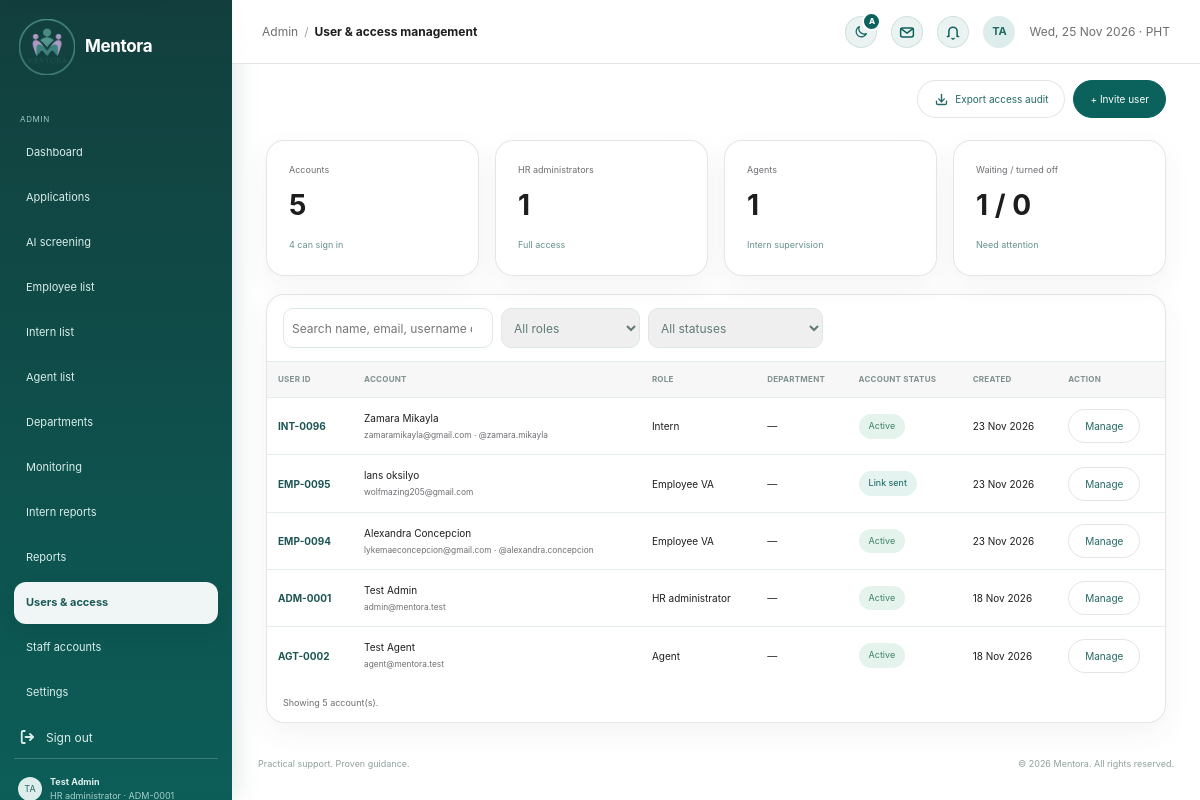
Screenshot of /admin/user&access_management.php (signed in) with the database file from the repository.
### tables this page shows
CREATE TABLE `users` (
  `id` int(10) UNSIGNED NOT NULL,
  `user_code` varchar(20) DEFAULT NULL,
  `first_name` varchar(80) NOT NULL,
  `last_name` varchar(80) NOT NULL,
  `email` varchar(190) NOT NULL,
  `email_verified_at` datetime DEFAULT NULL,
  `username` varchar(40) DEFAULT NULL,
  `pathway` enum('employee_va','internship') NOT NULL,
  `pathway_chosen_at` datetime DEFAULT current_timestamp(),
  `password_hash` varchar(255) NOT NULL,
  `role` enum('applicant','agent','admin') NOT NULL DEFAULT 'applicant',
  `status` enum('pending','approved','active','rejected','disabled') NOT NULL DEFAULT 'active',
  `presence` enum('active','busy','offline') NOT NULL DEFAULT 'active',
  `last_seen_at` datetime DEFAULT NULL,
  `department_id` int(10) UNSIGNED DEFAULT NULL,
  `agent_id` int(10) UNSIGNED DEFAULT NULL,
  `referred_by` int(10) UNSIGNED DEFAULT NULL,
  `avatar_path` varchar(190) DEFAULT NULL,
  `created_at` timestamp NOT NULL DEFAULT current_timestamp(),
  `updated_at` timestamp NOT NULL DEFAULT current_timestamp() ON UPDATE current_timestamp()
);

### includes/workflow.php (called while the page is built, shortened)
<?php
require_once __DIR__ . '/../config/db.php';
require_once __DIR__ . '/auth_check.php';
require_once __DIR__ . '/ui_icons.php';
function mentora_h(mixed $value): string
{
    return htmlspecialchars((string) $value, ENT_QUOTES | ENT_SUBSTITUTE, 'UTF-8');
}
function mentora_pathway_folder(string $pathway): string
{
    return in_array($pathway, ['internship', 'intern'], true) ? 'intern' : 'employee';
}
function mentora_pathway_label(string $pathway): string
{
    return mentora_pathway_folder($pathway) === 'intern' ? 'Intern' : 'Employee VA';
}
    ?>

### admin/user&access_management.php (the view, shortened to what this page needs)
<?php
require_once __DIR__ . '/../includes/workflow.php';
$pageTitle = 'User & access management';
$activePage = 'user&access_management.php';
require __DIR__ . '/../includes/admin_layout.php';
$users = $pdo->query("SELECT u.id,
        u.user_code,
        u.username,
        u.first_name,
        u.last_name,
        u.email,
        u.role,
        u.pathway,
        u.status,
        u.created_at,
        d.name AS department_name
    FROM users u
    LEFT JOIN departments d ON d.id = u.department_id
    ORDER BY u.created_at DESC")
    ->fetchAll();
$statusBadge = [
    'active' => ['', 'Active'],
    'pending' => ['warn', 'Waiting for confirmation'],
    'approved' => ['info', 'Link sent'],
    'rejected' => ['warn', 'Declined'],
    'disabled' => ['warn', 'Turned off']
];
$roleLabel = static fn(array $u): string => match ($u['role']) { 'admin' => 'HR administrator', 'agent' => 'Agent', default => mentora_pathway_label($u['pathway']) };
$count = static fn(string $key, string $value): int => count(array_filter($users, static fn($u) => $u[$key] === $value));
?>
<div class="admin-heading">
    <div class="admin-actions">
        <a class="admin-btn" href="export.php?type=users"><?= mentora_icon('download') ?>Export access audit</a><a class="admin-btn primary" href="user_edit.php?new=1">+ Invite user</a>
    </div>
</div>
<div class="metric-grid">
    <div class="metric-card">
        <small>Accounts</small><strong><?= count($users) ?></strong><span><?= $count('status', 'active') ?> can sign in</span>
    </div>
    <div class="metric-card">
        <small>HR administrators</small><strong><?= $count('role', 'admin') ?></strong><span>Full access</span>
    </div>
    <div class="metric-card">
        <small>Agents</small><strong><?= $count('role', 'agent') ?></strong><span>Intern supervision</span>
    </div>
    <div class="metric-card">
        <small>Waiting / turned off</small><strong><?= $count('status', 'pending') + $count('status', 'approved') ?> / <?= $count('status', 'disabled') ?></strong><span>Need attention</span>
    </div>
</div>
<section class="admin-panel data-panel">
    <div class="table-toolbar" data-table-filter="access-table">
        <input type="search" data-filter="search" placeholder="Search name, email, username or ID" aria-label="Search accounts">
        <select data-filter="role" aria-label="Role">
            <option value="all">All roles</option>
        </select>
        <select data-filter="status" aria-label="Status">
            <option value="all">All statuses</option>
            <?php foreach ($statusBadge as $key => [, $label]): ?>
            <option value="<?= $key ?>"><?= $label ?></option>
            <?php endforeach; ?></select>
    </div>
    <table class="admin-table" id="access-table">
        <thead>
            <tr>
                <th>User ID</th>
                <th>Account</th>
                <th>Role</th>
                <th>Department</th>
                <th>Account status</th>
                <th>Created</th>
                <th>Action</th>
            </tr>
        </thead>
        <tbody>
        <?php foreach ($users as $user): [$badgeClass, $badgeText] = $statusBadge[$user['status']] ?? ['', ucfirst((string) $user['status'])]; $roleKey = $user['role'] === 'applicant' ? mentora_pathway_folder($user['pathway']) : $user['role']; ?>
            <tr data-role="<?= $roleKey ?>" data-status="<?= $user['status'] ?>">
                <td><?= mentora_h($user['user_code']) ?></td>
                <td><?= mentora_h($user['first_name'] . ' ' . $user['last_name']) ?><br><small><?= mentora_h($user['email']) ?><?= $user['username'] ? ' · @' . mentora_h($user['username']) : '' ?></small>
                </td>
                <td><?= mentora_h($roleLabel($user)) ?></td>
                <td><?= mentora_h($user['department_name'] ?? '—') ?></td>
                <td><span class="badge <?= $badgeClass ?>"><?= mentora_h($badgeText) ?></span></td>
                <td><?= mentora_h(date('d M Y', strtotime($user['created_at']))) ?></td>
                <td><a class="admin-btn" href="user_edit.php?id=<?= (int) $user['id'] ?>">Manage</a></td>
            </tr>
        <?php endforeach; ?>
    </tbody></table>
    <div class="table-note">Showing <span data-filter-count="access-table"><?= count($users) ?></span> account(s).</div>
</section>
<?php require __DIR__ . '/../includes/admin_footer.php'; ?>

### includes/admin_layout.php (shortened to what this page needs)
<?php
require_once __DIR__ . '/../config/db.php';
require_once __DIR__ . '/auth_check.php';
mentora_require_login(['admin']);
if (!isset($e) || !is_callable($e)) {
    $e = static fn($value): string => htmlspecialchars((string)$value, ENT_QUOTES | ENT_SUBSTITUTE, 'UTF-8');
}
$pageTitle  = $pageTitle ?? 'Admin | Mentora';
$activePage = $activePage ?? '';
$adminUser = (isset($_SESSION['user']) && is_array($_SESSION['user']))
    ? $_SESSION['user']
    : ['name' => 'HR Administrator'];
$adminName = trim((string)($adminUser['name'] ?? '')) ?: 'HR Administrator';
$adminCode = (string)($adminUser['user_code'] ?? '');
$crumbTitle = trim(explode('|', $pageTitle)[0]);
$initials = '';
foreach (array_slice(preg_split('/\s+/', $adminName) ?: [], 0, 2) as $part) {
    $initials .= mb_strtoupper(mb_substr($part, 0, 1));
}
$initials = $initials !== '' ? $initials : 'HR';
$avatarUrl = mentora_avatar_url($adminUser['avatar_path'] ?? null, '../');
$now = new DateTimeImmutable('now', new DateTimeZone('Asia/Manila'));
$adminNav = [
    'dashboard.php'              => 'Dashboard',
    'applications.php'           => 'Applications',
    'screening.php'              => 'AI screening',
    'employee_list.php'          => 'Employee list',
    'intern_list.php'            => 'Intern list',
    'agent_list.php'             => 'Agent list',
    'department.php'             => 'Departments',
    'monitoring.php'             => 'Monitoring',
    'intern_reports.php'         => 'Intern reports',
    'consolidated_report.php'    => 'Reports',
    'user&access_management.php' => 'Users & access',
    'staff_accounts.php'         => 'Staff accounts',
    'settings.php'               => 'Settings',
];
?>
<!doctype html>
<html lang="en">
<head>
    <link rel="stylesheet" href="../assets/css/style.css?v=44">
    <link rel="stylesheet" href="../assets/css/admin.css?v=11">
    <link rel="stylesheet" href="../assets/css/settings.css?v=31">
    <link rel="stylesheet" href="../assets/css/theme.css?v=10">
    <link rel="stylesheet" href="../assets/css/dialog.css?v=2">
</head>
<body class="admin-body admin-workspace">
    <aside class="admin-sidebar">
        <a class="admin-brand"
            href="<?= $e(basename((string) ($_SERVER['SCRIPT_NAME'] ?? 'dashboard.php'))) ?>"
            aria-label="Mentora, <?= $e($crumbTitle) ?>"
            aria-current="page">
            <img src="../assets/images/mentora-logo.png" alt="Mentora">
            <span>Mentora</span>
        </a>
        <nav class="admin-nav" id="workspace-nav" aria-label="Admin navigation">
            <small class="nav-label">ADMIN</small>
            <?php foreach ($adminNav as $file => $label): ?>
                <a class="<?= $activePage === $file ? 'active' : '' ?>"
                    href="<?= $e($file) ?>"
                    <?= $activePage === $file ? 'aria-current="page"' : '' ?>>
                    <span aria-hidden="true"></span><?= $e($label) ?>
                </a>
            <?php endforeach; ?>
        </nav>
        <div class="sidebar-bottom">
            <a class="sidebar-signout" href="../auth/signout.php"><span>Sign out</span></a>
            <a class="profile-chip" href="settings.php" aria-label="Open profile settings">
                <?= mentora_avatar($avatarUrl, $initials) ?>
                <div>
                    <strong><?= $e($adminName) ?></strong>
                    <small>HR administrator<?= $adminCode !== '' ? ' · ' . $e($adminCode) : '' ?></small>
                </div>
            </a>
        </div>
    </aside>
    <div class="admin-main">
        <header class="admin-topbar">
            <nav class="crumbs" aria-label="Breadcrumb">
                <ol>
                    <li><a href="dashboard.php">Admin</a></li>
                    <li><span aria-current="page"><?= $e($crumbTitle) ?></span></li>
                </ol>
            </nav>
            <span class="topbar-actions">
                <?php $themeToggleClass = 'header-icon-link'; require __DIR__ . '/theme_toggle.php'; ?>
                <?php require __DIR__ . '/message_panel.php'; ?>
                <?php require __DIR__ . '/notification_panel.php'; ?>
                <a class="header-avatar-link<?= $avatarUrl ? ' has-photo' : '' ?>"
                    href="settings.php#profile"
                    aria-label="Profile"
                    title="Profile"><?= $avatarUrl ? '<img class="avatar-img" src="' . $e($avatarUrl) . '" alt="">' : $e($initials) ?></a>
                <span class="topbar-date"><?= $e($now->format('D, d M Y')) ?> · PHT</span>
            </span>
        </header>
        <main class="admin-content" id="main-content" tabindex="-1">

### assets/css/settings.css (style rules this page uses)
body { --ui-radius-card: 18px; --ui-radius-control: 999px; --ui-radius-item: 12px; --settings-card-solid: #fff; }
.admin-table td small { color: var(--workspace-muted, #6e6e73); }
.sidebar-bottom > a.sidebar-signout { display: flex; align-items: center; gap: 10px; }
.sidebar-signout .signout-icon { flex-shrink: 0; }
.admin-btn:has(.btn-icon) { display: inline-flex; align-items: center; justify-content: center; gap: 6px; }

### rows the page displays
users: user_code "ADM-0001", first_name+last_name "Test Admin", email "admin@mentora.test", role "HR administrator", department_name "—", badgeText "Active", created_at "18 Nov 2026"
users: user_code "INT-0096", first_name+last_name "Zamara Mikayla", email "zamaramikayla@gmail.com", username "zamara.mikayla", mentora_h($roleLabel($user)) "Intern", department_name "—", badgeText "Active", created_at "23 Nov 2026"
users: user_code "EMP-0095", first_name+last_name "lans oksilyo", email "wolfmazing205@gmail.com", mentora_h($roleLabel($user)) "Employee VA", department_name "—", badgeText "Link sent", created_at "23 Nov 2026"
users: user_code "EMP-0094", first_name+last_name "Alexandra Concepcion", email "lykemaeconcepcion@gmail.com", username "alexandra.concepcion", mentora_h($roleLabel($user)) "Employee VA", department_name "—", badgeText "Active", created_at "23 Nov 2026"
users: user_code "AGT-0002", first_name+last_name "Test Agent", email "agent@mentora.test", role "Agent", department_name "—", badgeText "Active", created_at "18 Nov 2026"

### other values shown
$e($label) "Dashboard"
$e($label) "Applications"
$e($label) "AI screening"
$e($label) "Employee list"
$e($label) "Intern list"
$e($label) "Agent list"
$e($label) "Departments"
$e($label) "Monitoring"
$e($label) "Intern reports"
$e($label) "Reports"
$e($label) "Users & access"
$e($label) "Staff accounts"
$e($label) "Settings"
$h($initials) "TA"
$e($adminName) "Test Admin"
